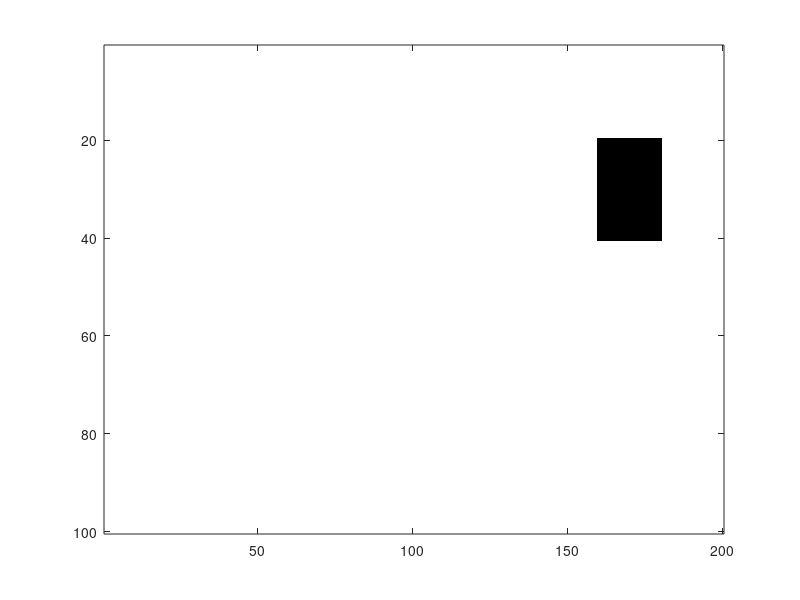
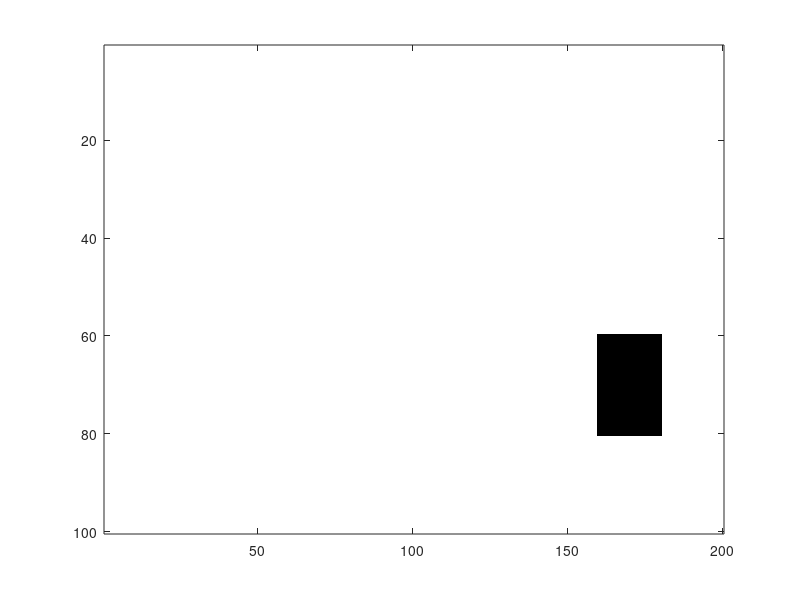

These figures' MATLAB source, in order: (Note: this script raises an error after producing the figures.)
% todo：生成模拟图像
% 图像1：在100行和200列的白色背景图像中，在右上区域中存在一个20*20的小黑块。
% 具体来说在高宽为100*200的白色图像上，在第20行到第40行与第160列到第180列的相交区域存在一个20*20的黑色小方块。
% 图像2：在100行和200列的白色背景图像中，在右下区域中存在一个20*20的小黑块。
% 具体来说在高宽为100*200的白色图像上，在第60行到第80行与第160列到第180列的相交区域存在一个20*20的黑色小方块。

clc, clear all, close all;

image1 = zeros(100, 200);
image1 = image1 + 255; % 白色背景

image2 = zeros(100, 200);
image2 = image2 + 255; % 白色背景

image1(20:1:40, 160:1:180) = 0; % 黑色块
image2(60:1:80, 160:1:180) = 0; % 黑色块


figure("Name", "my figure1");
colormap('gray');
image(image1);

figure("Name", "my figure2");
colormap('gray');
image(image2);

% 帧保存成图片
imwrite(image1, strcat('./images/', 'image1', '.jpg')); % 保存图像
imwrite(image2, strcat('./images/', 'image2', '.jpg')); % 保存图像



